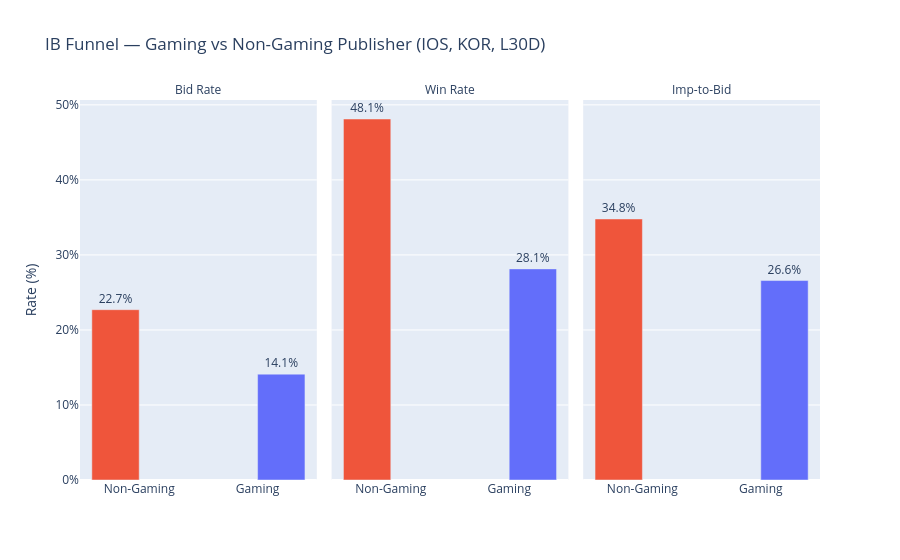
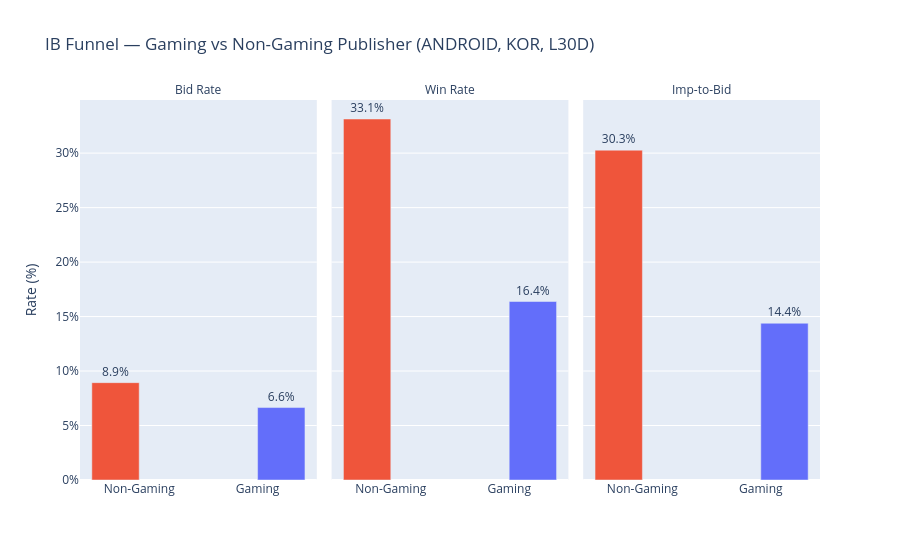

These figures' notebook cell, in order:
### Code cell
# Grouped bar — bid_rate / win_rate / imp_to_bid by publisher gaming flag x OS
# Note: req.app_is_gaming = publisher app genre (supply side), not advertiser vertical
METRICS = {'bid_rate': 'Bid Rate', 'win_rate': 'Win Rate', 'imp_to_bid': 'Imp-to-Bid'}

df_4a_plot = (
    df_4a
    .assign(
        gaming_label=lambda d: d['app_is_gaming'].map({True: 'Gaming', False: 'Non-Gaming'})
    )
    .melt(
        id_vars=['gaming_label', 'os'],
        value_vars=list(METRICS.keys()),
        var_name='metric',
        value_name='rate'
    )
    .assign(
        metric_label=lambda d: d['metric'].map(METRICS),
        rate_pct=lambda d: d['rate'] * 100
    )
)

for os_val in ['IOS', 'ANDROID']:
    df_os = df_4a_plot[df_4a_plot['os'] == os_val]
    fig = px.bar(
        df_os,
        x='gaming_label',
        y='rate_pct',
        color='gaming_label',
        facet_col='metric_label',
        barmode='group',
        text=df_os['rate_pct'].map('{:.1f}%'.format),
        labels={'gaming_label': '', 'rate_pct': 'Rate (%)', 'metric_label': ''},
        title=f'IB Funnel — Gaming vs Non-Gaming Publisher ({os_val}, KOR, L30D)',
        color_discrete_map={'Gaming': '#636EFA', 'Non-Gaming': '#EF553B'},
        category_orders={'metric_label': list(METRICS.values())},
    )
    fig.update_traces(textposition='outside')
    fig.update_layout(yaxis_ticksuffix='%', showlegend=False)
    fig.for_each_annotation(lambda a: a.update(text=a.text.split('=')[-1]))
    fig.show()
    fig.write_image(os.path.join(CHART_DIR, f'ib_gaming_vs_nongaming_{os_val}.png'), scale=2)

# Avg bid price table
print('\nAvg bid price (USD):')
display(
    df_4a.assign(gaming_label=lambda d: d['app_is_gaming'].map({True: 'Gaming', False: 'Non-Gaming'}))
    [['gaming_label', 'os', 'bid_requests', 'bids', 'bids_won', 'impressions',
      'bid_rate', 'win_rate', 'imp_to_bid', 'avg_bid_price_usd']]
    .sort_values(['os', 'gaming_label'])
    .style.format({
        'bid_rate': '{:.1%}', 'win_rate': '{:.1%}', 'imp_to_bid': '{:.3f}',
        'avg_bid_price_usd': '${:.4f}',
        'bid_requests': '{:,.0f}', 'bids': '{:,.0f}', 'bids_won': '{:,.0f}', 'impressions': '{:,.0f}'
    })
)

### Figure 1 — Plotly figure (JSON) as saved in the notebook; plotly's stock layout.template omitted (floating-point values rounded to 4 significant figures)
{"data": [{"alignmentgroup": "True", "hovertemplate": "=%{x}<br>Rate (%)=%{y}<br>text=%{text}<extra></extra>", "legendgroup": "Non-Gaming", "marker": {"color": "#EF553B", "pattern": {"shape": ""}}, "name": "Non-Gaming", "offsetgroup": "Non-Gaming", "orientation": "v", "showlegend": true, "text": ["22.7%"], "textposition": "outside", "type": "bar", "x": ["Non-Gaming"], "xaxis": "x", "y": [22.7], "yaxis": "y"}, {"alignmentgroup": "True", "hovertemplate": "=%{x}<br>Rate (%)=%{y}<br>text=%{text}<extra></extra>", "legendgroup": "Gaming", "marker": {"color": "#636EFA", "pattern": {"shape": ""}}, "name": "Gaming", "offsetgroup": "Gaming", "orientation": "v", "showlegend": true, "text": ["14.1%"], "textposition": "outside", "type": "bar", "x": ["Gaming"], "xaxis": "x", "y": [14.11], "yaxis": "y"}, {"alignmentgroup": "True", "hovertemplate": "=%{x}<br>Rate (%)=%{y}<br>text=%{text}<extra></extra>", "legendgroup": "Non-Gaming", "marker": {"color": "#EF553B", "pattern": {"shape": ""}}, "name": "Non-Gaming", "offsetgroup": "Non-Gaming", "orientation": "v", "showlegend": false, "text": ["48.1%"], "textposition": "outside", "type": "bar", "x": ["Non-Gaming"], "xaxis": "x2", "y": [48.11], "yaxis": "y2"}, {"alignmentgroup": "True", "hovertemplate": "=%{x}<br>Rate (%)=%{y}<br>text=%{text}<extra></extra>", "legendgroup": "Gaming", "marker": {"color": "#636EFA", "pattern": {"shape": ""}}, "name": "Gaming", "offsetgroup": "Gaming", "orientation": "v", "showlegend": false, "text": ["28.1%"], "textposition": "outside", "type": "bar", "x": ["Gaming"], "xaxis": "x2", "y": [28.14], "yaxis": "y2"}, {"alignmentgroup": "True", "hovertemplate": "=%{x}<br>Rate (%)=%{y}<br>text=%{text}<extra></extra>", "legendgroup": "Non-Gaming", "marker": {"color": "#EF553B", "pattern": {"shape": ""}}, "name": "Non-Gaming", "offsetgroup": "Non-Gaming", "orientation": "v", "showlegend": false, "text": ["34.8%"], "textposition": "outside", "type": "bar", "x": ["Non-Gaming"], "xaxis": "x3", "y": [34.79], "yaxis": "y3"}, {"alignmentgroup": "True", "hovertemplate": "=%{x}<br>Rate (%)=%{y}<br>text=%{text}<extra></extra>", "legendgroup": "Gaming", "marker": {"color": "#636EFA", "pattern": {"shape": ""}}, "name": "Gaming", "offsetgroup": "Gaming", "orientation": "v", "showlegend": false, "text": ["26.6%"], "textposition": "outside", "type": "bar", "x": ["Gaming"], "xaxis": "x3", "y": [26.58], "yaxis": "y3"}], "layout": {"annotations": [{"font": {}, "showarrow": false, "text": "Bid Rate", "x": 0.16, "xanchor": "center", "xref": "paper", "y": 1, "yanchor": "bottom", "yref": "paper"}, {"font": {}, "showarrow": false, "text": "Win Rate", "x": 0.5, "xanchor": "center", "xref": "paper", "y": 1, "yanchor": "bottom", "yref": "paper"}, {"font": {}, "showarrow": false, "text": "Imp-to-Bid", "x": 0.84, "xanchor": "center", "xref": "paper", "y": 1, "yanchor": "bottom", "yref": "paper"}], "barmode": "group", "legend": {"title": {"text": ""}, "tracegroupgap": 0}, "showlegend": false, "title": {"text": "IB Funnel — Gaming vs Non-Gaming Publisher (IOS, KOR, L30D)"}, "xaxis": {"anchor": "y", "categoryarray": [null, "Non-Gaming", "Gaming"], "categoryorder": "array", "domain": [0, 0.32], "title": {"text": ""}}, "xaxis2": {"anchor": "y2", "categoryarray": [null, "Non-Gaming", "Gaming"], "categoryorder": "array", "domain": [0.34, 0.66], "matches": "x", "title": {"text": ""}}, "xaxis3": {"anchor": "y3", "categoryarray": [null, "Non-Gaming", "Gaming"], "categoryorder": "array", "domain": [0.68, 1.0], "matches": "x", "title": {"text": ""}}, "yaxis": {"anchor": "x", "domain": [0, 1], "ticksuffix": "%", "title": {"text": "Rate (%)"}}, "yaxis2": {"anchor": "x2", "domain": [0, 1], "matches": "y", "showticklabels": false}, "yaxis3": {"anchor": "x3", "domain": [0, 1], "matches": "y", "showticklabels": false}}}

### Figure 2 — Plotly figure (JSON) as saved in the notebook; plotly's stock layout.template omitted (floating-point values rounded to 4 significant figures)
{"data": [{"alignmentgroup": "True", "hovertemplate": "=%{x}<br>Rate (%)=%{y}<br>text=%{text}<extra></extra>", "legendgroup": "Non-Gaming", "marker": {"color": "#EF553B", "pattern": {"shape": ""}}, "name": "Non-Gaming", "offsetgroup": "Non-Gaming", "orientation": "v", "showlegend": true, "text": ["8.9%"], "textposition": "outside", "type": "bar", "x": ["Non-Gaming"], "xaxis": "x", "y": [8.933], "yaxis": "y"}, {"alignmentgroup": "True", "hovertemplate": "=%{x}<br>Rate (%)=%{y}<br>text=%{text}<extra></extra>", "legendgroup": "Gaming", "marker": {"color": "#636EFA", "pattern": {"shape": ""}}, "name": "Gaming", "offsetgroup": "Gaming", "orientation": "v", "showlegend": true, "text": ["6.6%"], "textposition": "outside", "type": "bar", "x": ["Gaming"], "xaxis": "x", "y": [6.648], "yaxis": "y"}, {"alignmentgroup": "True", "hovertemplate": "=%{x}<br>Rate (%)=%{y}<br>text=%{text}<extra></extra>", "legendgroup": "Non-Gaming", "marker": {"color": "#EF553B", "pattern": {"shape": ""}}, "name": "Non-Gaming", "offsetgroup": "Non-Gaming", "orientation": "v", "showlegend": false, "text": ["33.1%"], "textposition": "outside", "type": "bar", "x": ["Non-Gaming"], "xaxis": "x2", "y": [33.13], "yaxis": "y2"}, {"alignmentgroup": "True", "hovertemplate": "=%{x}<br>Rate (%)=%{y}<br>text=%{text}<extra></extra>", "legendgroup": "Gaming", "marker": {"color": "#636EFA", "pattern": {"shape": ""}}, "name": "Gaming", "offsetgroup": "Gaming", "orientation": "v", "showlegend": false, "text": ["16.4%"], "textposition": "outside", "type": "bar", "x": ["Gaming"], "xaxis": "x2", "y": [16.38], "yaxis": "y2"}, {"alignmentgroup": "True", "hovertemplate": "=%{x}<br>Rate (%)=%{y}<br>text=%{text}<extra></extra>", "legendgroup": "Non-Gaming", "marker": {"color": "#EF553B", "pattern": {"shape": ""}}, "name": "Non-Gaming", "offsetgroup": "Non-Gaming", "orientation": "v", "showlegend": false, "text": ["30.3%"], "textposition": "outside", "type": "bar", "x": ["Non-Gaming"], "xaxis": "x3", "y": [30.27], "yaxis": "y3"}, {"alignmentgroup": "True", "hovertemplate": "=%{x}<br>Rate (%)=%{y}<br>text=%{text}<extra></extra>", "legendgroup": "Gaming", "marker": {"color": "#636EFA", "pattern": {"shape": ""}}, "name": "Gaming", "offsetgroup": "Gaming", "orientation": "v", "showlegend": false, "text": ["14.4%"], "textposition": "outside", "type": "bar", "x": ["Gaming"], "xaxis": "x3", "y": [14.39], "yaxis": "y3"}], "layout": {"annotations": [{"font": {}, "showarrow": false, "text": "Bid Rate", "x": 0.16, "xanchor": "center", "xref": "paper", "y": 1, "yanchor": "bottom", "yref": "paper"}, {"font": {}, "showarrow": false, "text": "Win Rate", "x": 0.5, "xanchor": "center", "xref": "paper", "y": 1, "yanchor": "bottom", "yref": "paper"}, {"font": {}, "showarrow": false, "text": "Imp-to-Bid", "x": 0.84, "xanchor": "center", "xref": "paper", "y": 1, "yanchor": "bottom", "yref": "paper"}], "barmode": "group", "legend": {"title": {"text": ""}, "tracegroupgap": 0}, "showlegend": false, "title": {"text": "IB Funnel — Gaming vs Non-Gaming Publisher (ANDROID, KOR, L30D)"}, "xaxis": {"anchor": "y", "categoryarray": [null, "Non-Gaming", "Gaming"], "categoryorder": "array", "domain": [0, 0.32], "title": {"text": ""}}, "xaxis2": {"anchor": "y2", "categoryarray": [null, "Non-Gaming", "Gaming"], "categoryorder": "array", "domain": [0.34, 0.66], "matches": "x", "title": {"text": ""}}, "xaxis3": {"anchor": "y3", "categoryarray": [null, "Non-Gaming", "Gaming"], "categoryorder": "array", "domain": [0.68, 1.0], "matches": "x", "title": {"text": ""}}, "yaxis": {"anchor": "x", "domain": [0, 1], "ticksuffix": "%", "title": {"text": "Rate (%)"}}, "yaxis2": {"anchor": "x2", "domain": [0, 1], "matches": "y", "showticklabels": false}, "yaxis3": {"anchor": "x3", "domain": [0, 1], "matches": "y", "showticklabels": false}}}
